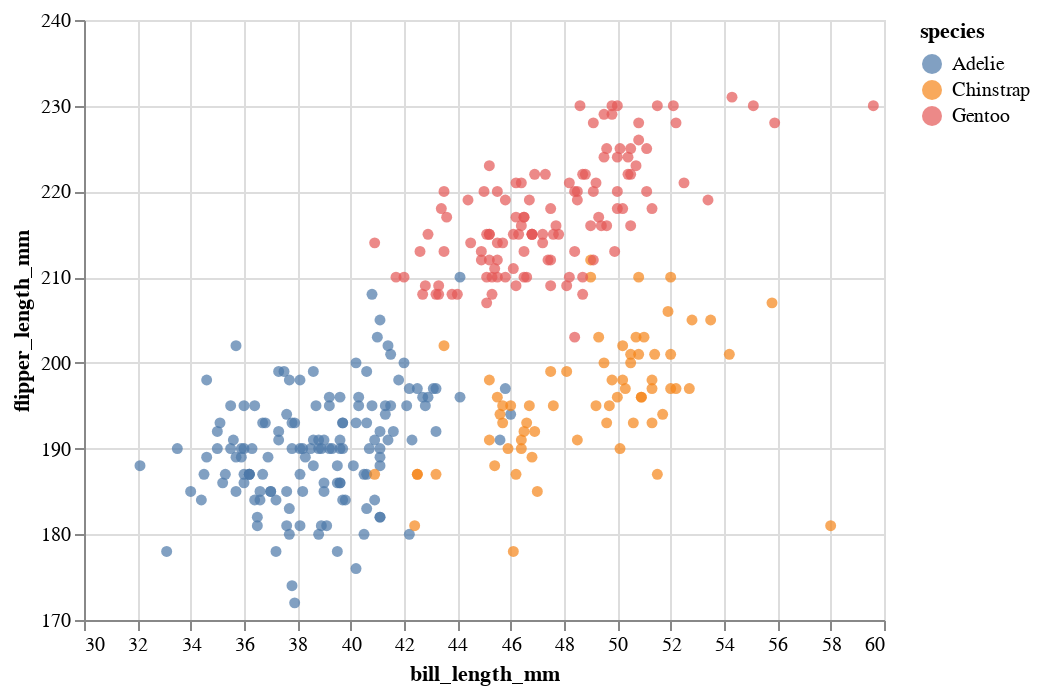

Source (notebook cell):
### Markdown cell above
Here we are using a Python `tuple` data type to specify the domains.

### Code cell
# old syntax, didn't pip install today
alt.Chart(df).mark_circle().encode(
    x=alt.X("bill_length_mm", scale=alt.Scale(domain=(30,60))),
    y=alt.Y("flipper_length_mm", scale=alt.Scale(domain=(170,240))),
    color="species"
)

### Figure 1 — Vega-Lite specification as saved in the notebook (floating-point values rounded to 4 significant figures; data arrays with more than 128 entries replaced by an {"elided": "..."} marker saying what was removed)
{"config": {"view": {"continuousWidth": 400, "continuousHeight": 300}}, "data": {"name": "data-a7bc2cc87e28b8bb84b0376a27fad733"}, "mark": "circle", "encoding": {"color": {"field": "species", "type": "nominal"}, "x": {"field": "bill_length_mm", "scale": {"domain": [30, 60]}, "type": "quantitative"}, "y": {"field": "flipper_length_mm", "scale": {"domain": [170, 240]}, "type": "quantitative"}}, "$schema": "https://vega.github.io/schema/vega-lite/v4.17.0.json", "datasets": {"data-a7bc2cc87e28b8bb84b0376a27fad733": {"elided": "333 records"}}}
